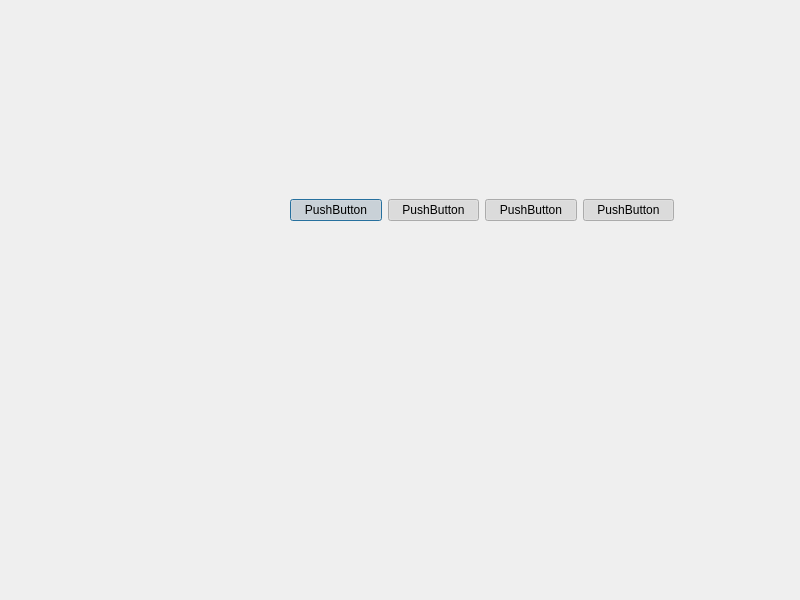
<?xml version="1.0" encoding="UTF-8"?>
<ui version="4.0">
 <class>Dialog</class>
 <widget class="QDialog" name="Dialog">
  <property name="geometry">
   <rect>
    <x>0</x>
    <y>0</y>
    <width>800</width>
    <height>600</height>
   </rect>
  </property>
  <property name="windowTitle">
   <string>Dialog</string>
  </property>
  <widget class="QWidget" name="horizontalLayoutWidget">
   <property name="geometry">
    <rect>
     <x>290</x>
     <y>170</y>
     <width>384</width>
     <height>80</height>
    </rect>
   </property>
   <layout class="QHBoxLayout" name="horizontalLayout">
    <item>
     <widget class="QPushButton" name="pushButton_3">
      <property name="text">
       <string>PushButton</string>
      </property>
      <property name="checkable">
       <bool>true</bool>
      </property>
      <property name="checked">
       <bool>true</bool>
      </property>
     </widget>
    </item>
    <item>
     <widget class="QPushButton" name="pushButton_4">
      <property name="text">
       <string>PushButton</string>
      </property>
      <property name="checkable">
       <bool>true</bool>
      </property>
      <property name="checked">
       <bool>true</bool>
      </property>
     </widget>
    </item>
    <item>
     <widget class="QPushButton" name="pushButton_2">
      <property name="text">
       <string>PushButton</string>
      </property>
      <property name="checkable">
       <bool>true</bool>
      </property>
      <property name="checked">
       <bool>true</bool>
      </property>
     </widget>
    </item>
    <item>
     <widget class="QPushButton" name="pushButton">
      <property name="text">
       <string>PushButton</string>
      </property>
      <property name="checkable">
       <bool>true</bool>
      </property>
      <property name="checked">
       <bool>true</bool>
      </property>
     </widget>
    </item>
   </layout>
  </widget>
 </widget>
 <resources/>
 <connections/>
</ui>
